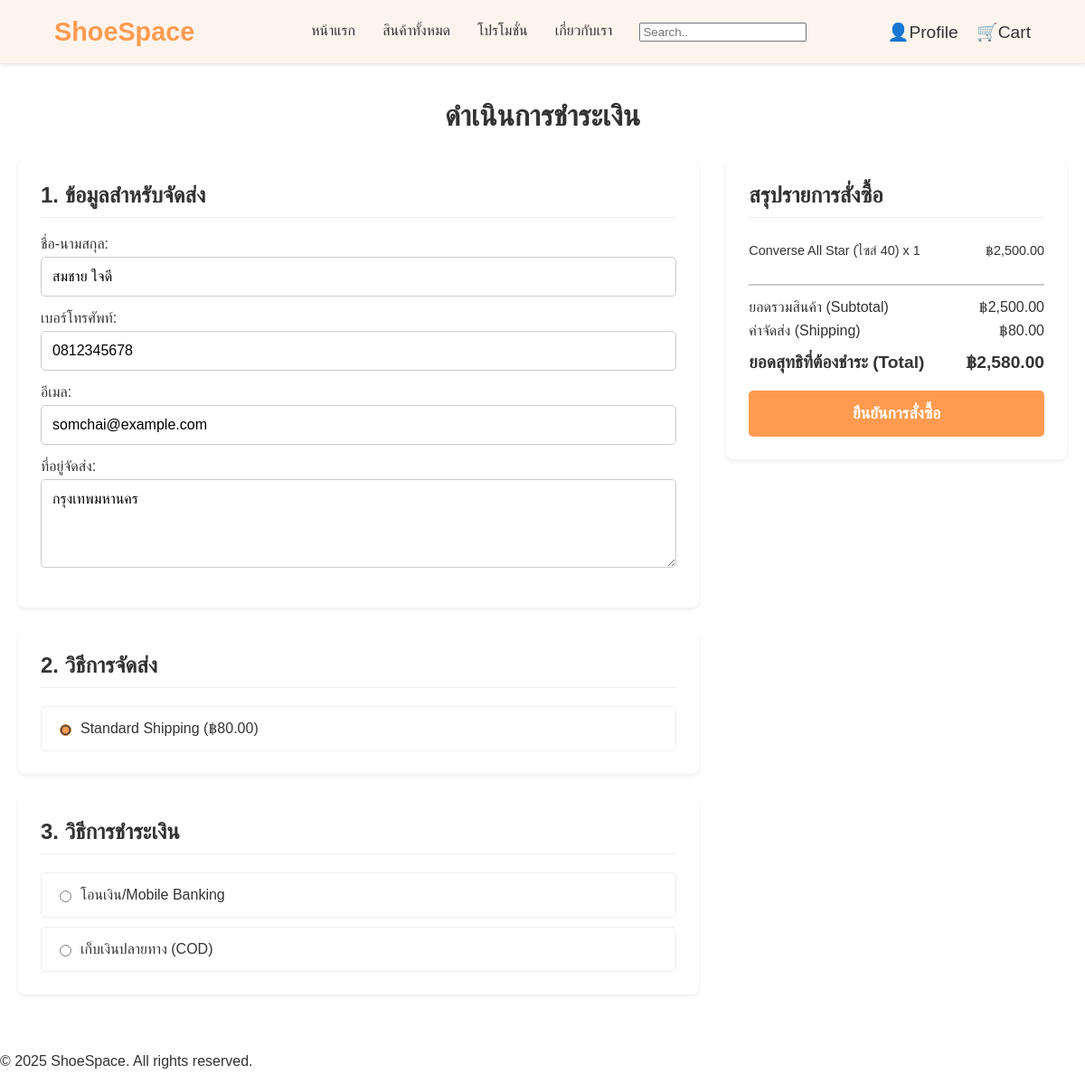
The page /checkout.php (signed in) on the database its author committed.
### tables this page shows
CREATE TABLE `users` (
  `user_id` int(11) NOT NULL,
  `username` varchar(50) NOT NULL,
  `password` varchar(255) NOT NULL,
  `fullname` varchar(100) DEFAULT NULL,
  `email` varchar(100) DEFAULT NULL,
  `phone` varchar(20) DEFAULT NULL,
  `address` text DEFAULT NULL,
  `created_at` timestamp NOT NULL DEFAULT current_timestamp()
);

CREATE TABLE `cart` (
  `cart_id` int(11) NOT NULL,
  `user_id` int(11) NOT NULL,
  `product_id` int(11) NOT NULL,
  `size_label` varchar(30) DEFAULT NULL,
  `quantity` int(11) DEFAULT 1,
  `added_at` timestamp NOT NULL DEFAULT current_timestamp()
);

CREATE TABLE `product` (
  `product_id` int(11) NOT NULL,
  `name` varchar(150) NOT NULL,
  `sku` varchar(50) DEFAULT NULL,
  `brand` varchar(100) DEFAULT NULL,
  `description` text DEFAULT NULL,
  `price` decimal(10,2) NOT NULL,
  `stock` int(11) DEFAULT 0,
  `image` varchar(255) DEFAULT NULL,
  `created_at` timestamp NOT NULL DEFAULT current_timestamp()
);

### db_connect.php (called while the page is built, shortened)
<?php
function get_user_id() {
    return $_SESSION['user_id'] ?? 1;
}
?>

### checkout.php (the view, shortened to what this page needs)
<?php
require_once 'db_connect.php';
$user_id = get_user_id();
$cart_items = [];
$subtotal = 0.00;
$shipping_fee = 80.00;
$user_info = null;
$sql_cart = "SELECT c.cart_id, c.quantity, c.size_label,
               p.product_id, p.name, p.brand, p.price
        FROM cart c
        JOIN product p ON c.product_id = p.product_id
        WHERE c.user_id = ?";
$stmt_cart = $conn->prepare($sql_cart);
$stmt_cart->bind_param("i", $user_id);
$stmt_cart->execute();
$result_cart = $stmt_cart->get_result();
if ($result_cart->num_rows > 0) {
    while ($item = $result_cart->fetch_assoc()) {
        $item['subtotal'] = $item['price'] * $item['quantity'];
        $subtotal += $item['subtotal'];
        $cart_items[] = $item;
    }
}
$total = $subtotal + $shipping_fee;
$sql_user = "SELECT fullname, email, phone, address FROM users WHERE user_id = ?";
$stmt_user = $conn->prepare($sql_user);
$stmt_user->bind_param("i", $user_id);
$stmt_user->execute();
$result_user = $stmt_user->get_result();
if ($result_user->num_rows > 0) {
    $user_info = $result_user->fetch_assoc();
}
?>
<!DOCTYPE html>
<html lang="th">
<head>
    <link rel="stylesheet" href="checkout.css">
</head>
<body>
    <header>
       <nav>
            <div class="logo">ShoeSpace</div>
            <ul class="nav-links">
                <li><a href="index.php">หน้าแรก</a></li>
                <li><a href="products.php">สินค้าทั้งหมด</a></li>
                <li><a href="promotion.php">โปรโมชั่น</a></li>
                <li><a href="about.php">เกี่ยวกับเรา</a></li>
                <li>
                    <form action="products.php" method="GET" class="search-form">
                        <input type="text" name="search" placeholder="Search..">
                    </form>
                </li>
            </ul>
            <div class="nav-icons">
                <a href="profile.php">👤Profile</a>
                <a href="cart.php">🛒Cart</a>
            </div>
        </nav>
    </header>
    <main class="checkout-page-container">
        <h1>ดำเนินการชำระเงิน</h1>
        <div class="checkout-form">
            <div class="checkout-left">
                <form action="process_order.php" method="POST" id="checkout-data-form">
                    <section class="shipping-info form-section">
                        <h2>1. ข้อมูลสำหรับจัดส่ง</h2>
                        <div class="form-group">
                            <label for="fullname">ชื่อ-นามสกุล:</label>
                            <input type="text" id="fullname" name="fullname" value="<?php echo htmlspecialchars($user_info['fullname'] ?? ''); ?>" required>
                        </div>
                        <div class="form-group">
                            <label for="phone">เบอร์โทรศัพท์:</label>
                            <input type="tel" id="phone" name="phone" value="<?php echo htmlspecialchars($user_info['phone'] ?? ''); ?>" required>
                        </div>
                        <div class="form-group">
                            <label for="email">อีเมล:</label>
                            <input type="email" id="email" name="email" value="<?php echo htmlspecialchars($user_info['email'] ?? ''); ?>" required>
                        </div>
                        <div class="form-group">
                            <label for="address">ที่อยู่จัดส่ง:</label>
                            <textarea id="address" name="shipping_address" rows="4" required><?php echo htmlspecialchars($user_info['address'] ?? ''); ?></textarea>
                        </div>
                    </section>
                    <section class="shipping-method form-section">
                        <h2>2. วิธีการจัดส่ง</h2>
                        <div class="shipping-options">
                            <div class="shipping-option">
                                <input type="radio" id="standard" name="shipping_method" value="Standard" checked required>
                                <label for="standard">Standard Shipping (฿<?php echo number_format($shipping_fee, 2); ?>)</label>
                            </div>
                            </div>
                    </section>
                    <section class="payment-method form-section">
                        <h2>3. วิธีการชำระเงิน</h2>
                        <div class="payment-options">
                            <div class="payment-option">
                                <input type="radio" id="transfer" name="payment_method" value="Bank Transfer" required>
                                <label for="transfer">โอนเงิน/Mobile Banking</label>
                            </div>
                            <div class="payment-option">
                                <input type="radio" id="cod" name="payment_method" value="COD" required>
                                <label for="cod">เก็บเงินปลายทาง (COD)</label>
                            </div>
                        </div>
                    </section>
                </form> </div> <div class="checkout-right">
                <section class="order-summary-box form-section">
                    <h2>สรุปรายการสั่งซื้อ</h2>
                    <div class="item-list">
                        <?php foreach ($cart_items as $item): ?>
                            <div class="summary-item">
                                <span class="item-name"><?php echo htmlspecialchars($item['name']); ?> (ไซส์ <?php echo htmlspecialchars($item['size_label']); ?>) x <?php echo $item['quantity']; ?></span>
                                <span class="item-price">฿<?php echo number_format($item['subtotal'], 2); ?></span>
                            </div>
                        <?php endforeach; ?>
                    </div>
                    <div class="summary-totals">
                        <div class="summary-row">
                            <span>ยอดรวมสินค้า (Subtotal)</span>
                            <span>฿<?php echo number_format($subtotal, 2); ?></span>
                        </div>
                        <div class="summary-row">
                            <span>ค่าจัดส่ง (Shipping)</span>
                            <span>฿<?php echo number_format($shipping_fee, 2); ?></span>
                        </div>
                        <div class="summary-total">
                            <span>ยอดสุทธิที่ต้องชำระ (Total)</span>
                            <span>฿<?php echo number_format($total, 2); ?></span>
                        </div>
                    </div>
                    <button type="submit" class="place-order-btn cta-button" form="checkout-data-form">ยืนยันการสั่งซื้อ</button>
                </section>
            </div> </div> </main>
    <footer>
        <div class="footer-content">
            <p>&copy; 2025 ShoeSpace. All rights reserved.</p>
        </div>
    </footer>
</body>
</html>

### checkout.css (style rules this page uses)
:root { --orange: #FF9B51; --yellow: #FFD46C; --off-white: #FDF4EE; --light-blue: #A8E2E1; --text-dark: #333; --text-light: #fff; }
body { font-family: 'Kanit', sans-serif; margin: 0; background-color: #FFFFFF; color: var(--text-dark); }
h1, h2, h3 { font-weight: 700; }
a { text-decoration: none; color: inherit; }
header { background-color: var(--off-white); box-shadow: 0 2px 4px rgba(0,0,0,0.1); padding: 0 5%; }
nav { display: flex; justify-content: space-between; align-items: center; height: 70px; }
.logo { font-size: 1.8em; font-weight: 700; color: var(--orange); }
.nav-links { list-style: none; display: flex; gap: 30px; font-weight: 500; }
.nav-icons { display: flex; gap: 20px; font-size: 1.2em; }
.checkout-page-container { max-width: 1200px; margin: 40px auto; padding: 0 20px; }
.checkout-page-container h1 { text-align: center; margin-bottom: 30px; font-size: 2rem; }
.checkout-form { display: flex; gap: 30px; align-items: flex-start; }
.checkout-left { flex: 2; }
.checkout-right { flex: 1; position: sticky; top: 100px; }
.form-section { background-color: #fff; padding: 25px; border-radius: 8px; box-shadow: 0 2px 5px rgba(0,0,0,0.08); margin-bottom: 25px; }
.form-section h2 { margin-top: 0; margin-bottom: 20px; font-size: 1.5rem; border-bottom: 1px solid #eee; padding-bottom: 10px; }
.form-group { margin-bottom: 15px; }
.form-group label { display: block; margin-bottom: 5px; font-weight: 500; }
.form-group input[type="text"], .form-group input[type="tel"], .form-group input[type="email"], .form-group textarea { width: 100%; padding: 12px; border: 1px solid #ccc; border-radius: 5px; font-size: 1rem; font-family: inherit; box-sizing: border-box; }
.form-group textarea { resize: vertical; }
.shipping-options, .payment-options { display: flex; flex-direction: column; gap: 10px; }
.shipping-option, .payment-option { display: flex; align-items: center; border: 1px solid #eee; padding: 15px; border-radius: 5px; }
.shipping-option input[type="radio"], .payment-option input[type="radio"] { margin-right: 10px; accent-color: var(--orange); }
.item-list { margin-bottom: 20px; }
.summary-item { display: flex; justify-content: space-between; padding: 8px 0; border-bottom: 1px dotted #eee; font-size: 0.9rem; }
.summary-item:last-child { border-bottom: none; }
.item-name { flex-grow: 1; margin-right: 10px; }
.item-price { font-weight: 500; }
.summary-totals { border-top: 2px solid #ccc; padding-top: 15px; margin-bottom: 20px; }
.summary-row, .summary-total { display: flex; justify-content: space-between; margin-bottom: 8px; font-size: 1rem; }
.summary-total { font-size: 1.2rem; font-weight: bold; margin-top: 15px; }
.place-order-btn { width: 100%; padding: 15px; font-size: 1.1rem; font-weight: bold; background-color: var(--orange); color: var(--text-light); border: none; border-radius: 5px; cursor: pointer; transition: background-color 0.3s; }

### rows shown on the page
users: fullname "สมชาย ใจดี", phone "0812345678", email "somchai@example.com", shipping_address "กรุงเทพมหานคร"
cart: product.name "Converse All Star", size_label "40", quantity "1", subtotal "2,500.00"

### other values the page prints
$shipping_fee "80.00"
$subtotal "2,500.00"
$total "2,580.00"
